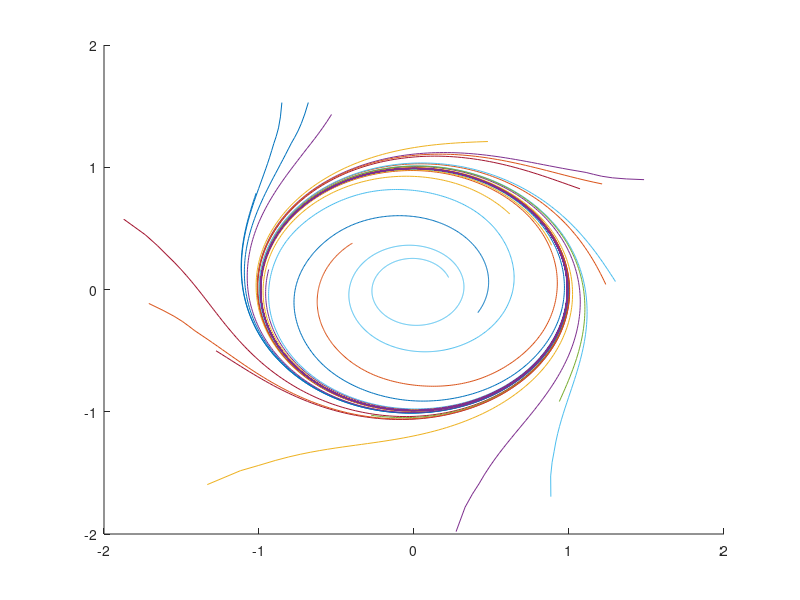

Here is the MATLAB script that generated this plot:
% script phase_diag.m
1;
pbaspect([1 1 1])

% Bounds
b_xmin=-2; b_xmax=2;
b_ymin=-2; b_ymax=2;

% Controls
u = -0.02;
w = 1;
b = 1;

% DS ---  y(2)='THE y VARIABLE  ----  y(1)='THE x VARIABLE'  ---------
df = @(t,y) [y(1)*(y(1)^(2)+y(2)^(2)-y(1)^(4)-y(2)^(4)-2*y(1)^(2)*y(2)^(2)+u) - y(2)*(b*y(1)^(2)+b*y(2)^(2)+w),
 y(2)*(y(1)^(2)+y(2)^(2)-y(1)^(4)-y(2)^(4)-2*y(1)^(2)*y(2)^(2)+u) + y(1)*(b*y(1)^(2)+b*y(2)^(2)+w)];
% ------

% Rand Controls
xmin=-2; xmax=2;
ymin=-2; ymax=2;

hold off
newplot
hold on
axis ([b_xmin b_xmax b_ymin b_ymax])
for n=1:25
  x0=(xmax-xmin)*rand+xmin;
  y0=(ymax-ymin)*rand+ymin;

  [t,y] = ode45 (df, [0:0.01:150], [x0, y0]);
  X=y(:,1);
  Y=y(:,2);

  plot(X,Y);
endfor

%---